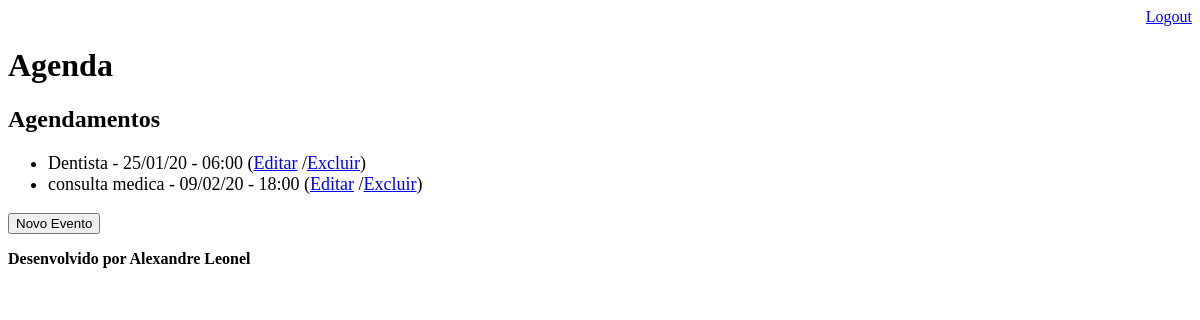
Page /agenda/ (signed in) on the earlier database version.
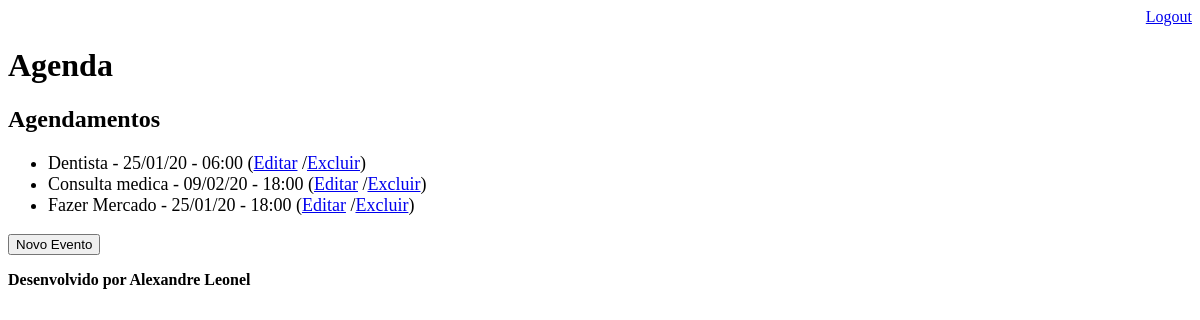
Same page on the later database version.
### core/models.py (models this page shows, shortened)
class Evento(models.Model):
    titulo = models.CharField(max_length=100)
    descricao = models.TextField(blank=True, null=True)
    data_evento = models.DateTimeField(verbose_name='data do evento')
    data_criacao = models.DateTimeField(auto_now=True)
    usuario = models.ForeignKey(User, on_delete=models.CASCADE)
    class Meta:
        db_table = 'evento'
    def get_data_evento(self):
        return self.data_evento.strftime('%d/%m/%y - %H:%M')
    def get_evento_atrasado(self):
        if self.data_evento < datetime.now():
            return True
        else:
            return False

### core/views.py (the view)
# urls.py: path('agenda/', views.lista_eventos),
@login_required(login_url='/login/')
def lista_eventos(request):
    usuario = request.user
    data_atual = datetime.now() - timedelta(hours=1) # eventos ate um hora de vencimento aparecerão
    eventos = Evento.objects.filter(usuario=usuario,
                                    data_evento__gt=data_atual) # __gt data maior __lt data menor
    dados = {'eventos': eventos}
    return render(request, 'agenda.html', dados)

### templates/agenda.html (shortened to what this page needs)
{% extends "model-page.html" %}
{% block content %}
    <h2>Agendamentos</h2>
    <ul style="font-size: 18px">
        {% for evento in eventos %}
            <li>
                <div style= >
                    {{ evento.titulo }} - {{ evento.get_data_evento }}
                    (<a href="evento/?id={{ evento.id }}">Editar</a>
                    /<a href="evento/delete/{{ evento.id }}">Excluir</a>)
                </div>
            </li>
        {% endfor %}
    </ul>
    <a href="evento"><button type="button">Novo Evento</button></a>
{% endblock %}

Differences in the rows shown:
changed Evento: titulo "consulta medica" → "Consulta medica"
added Evento: titulo "Fazer Mercado", get_data_evento "25/01/20 - 18:00"
